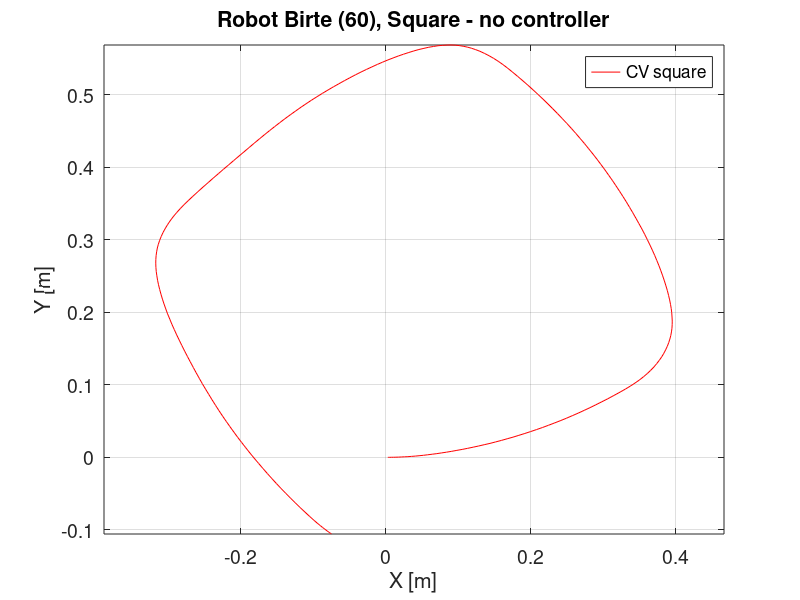
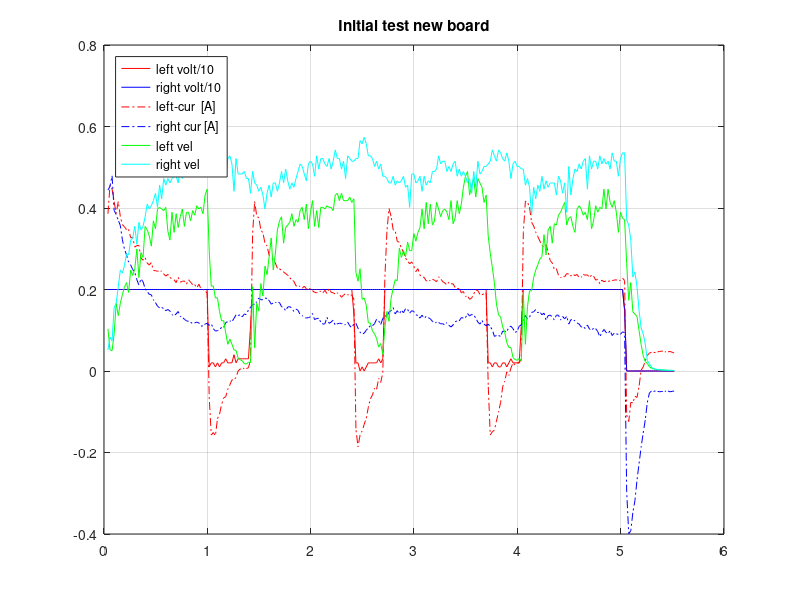

Here is the MATLAB script that generated these plots, in order:
% plot af data fra vigga 37 - balance
clear
close all
%% plot ballance - hand held - partly on floor
dd1tr = load('square_tr.txt');
dd1ttr = load('square_time_tr.txt');
dd1 = load('square_1.txt');
dd12 = load('square_2.txt');
dd2 = load('square_gulv.txt');
dd3 = load('square_gulv_2.txt');
% logfile from robot Birte (60)
% Birte (60)
%  1    time 0.001 sec
%  2  3  4   (mission 0), state 2, thread 2, line 0
%  5  6 Motor voltage [V] left, right: 0.0 0.0
%  7  8 Motor current left, right [A]: 0.048 0.055
%  9 10 Wheel velocity [m/s] left, right: 0.0000 0.0000
% 11 12 13 14 Pose x,y,h,tilt [m,m,rad,rad]: 0 0 0 3.12417
% 15    Battery voltage [V]: 12.31

%%
dd = dd1ttr;
figure(2)
hold off
plot(dd(:,1), dd(:,5)/10,'r')
grid on
hold on
plot(dd(:,1), dd(:,6)/10,'b')
plot(dd(:,1), dd(:,7),'-.r')
plot(dd(:,1), dd(:,8),'-.b')
plot(dd(:,1), dd(:,9),'g')
plot(dd(:,1), dd(:,10),'c')
legend('left volt/10','right volt/10','left-cur  [A]','right cur [A]', 'left vel','right vel','Location','northwest')
title('Initial test new board')
%%
figure(3)
hold off
plot(dd(:,11),dd(:,12),'r')
hold on
%plot(dd12(:,11),dd12(:,12),'b')
set(gca,'FontSize',14)
grid on
axis equal
title('Robot Birte (60), Square - no controller')
xlabel('X [m]')
ylabel('Y [m]')
legend('CV square')
print('squareplot','-dpng')
